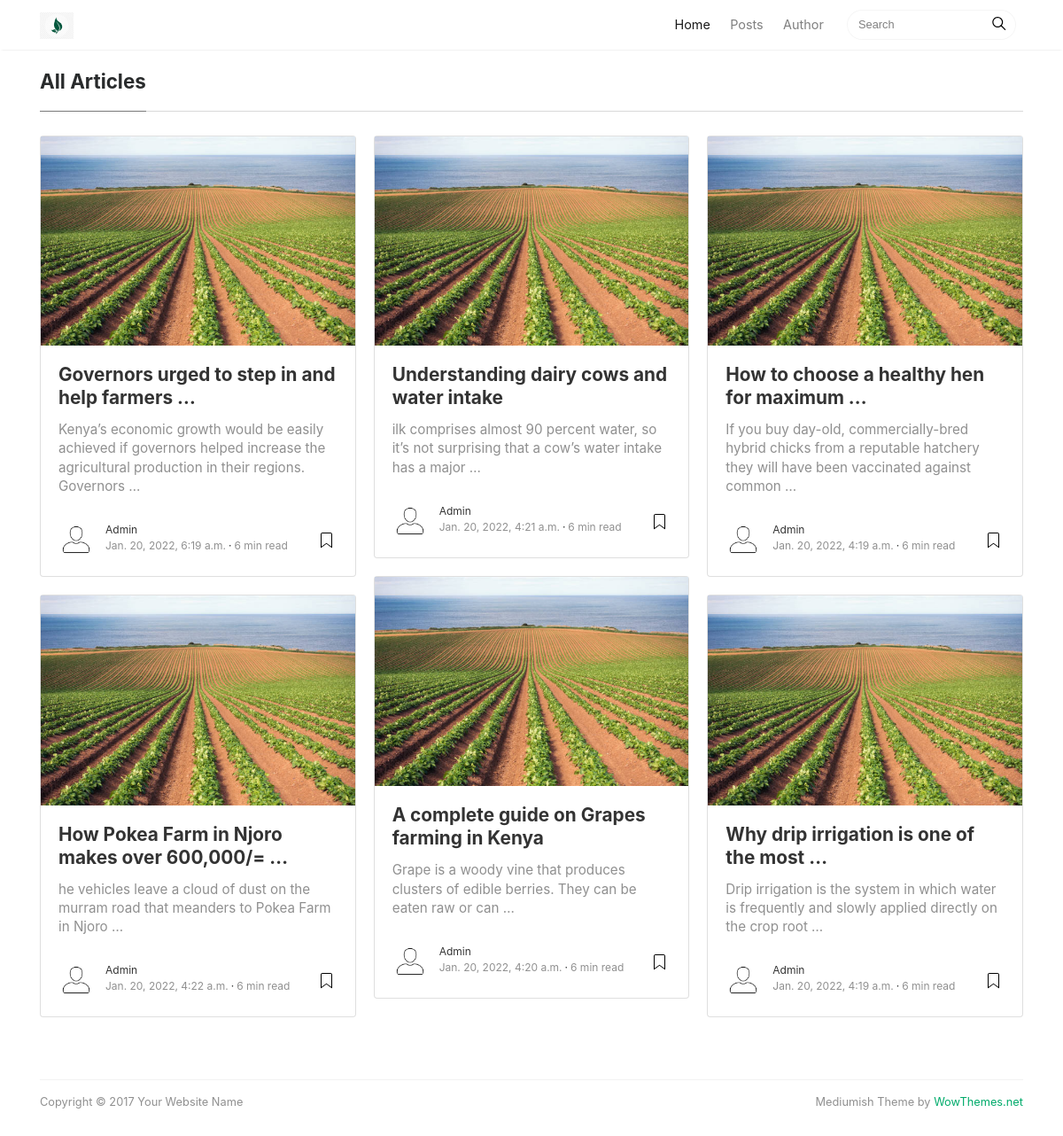
/posts/, run on an earlier commit of the app's database.
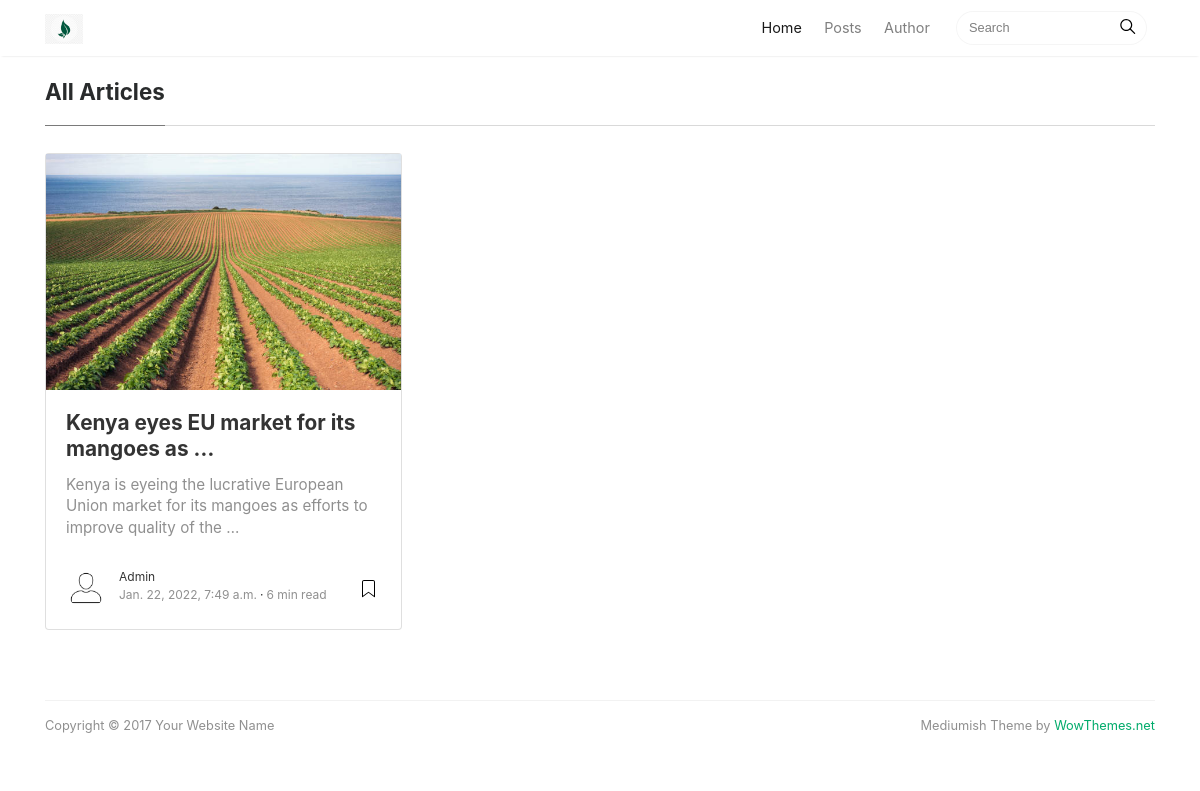
And on a later commit of the database.
### blog/models.py (models this page shows, shortened)
class Post(models.Model):
    STATUS_CHOICES = (
        ('draft', 'Draft'), ('published', 'Published')
    )
    title = models.CharField(max_length=200)
    slug = models.SlugField(max_length=200, unique_for_date= 'publish')
    author = models.ForeignKey(
        Author,
        on_delete= models.CASCADE,
        related_name= 'blog_posts'
    )
    body = models.TextField()
    tags = TaggableManager()
    thumbnail = models.ImageField(upload_to = 'uploads/')
    publish = models.DateTimeField(default=timezone.now)
    created = models.DateTimeField(auto_now_add=True)
    updated = models.DateTimeField(auto_now=True)
    featured = models.BooleanField()
    status = models.CharField(max_length=10, choices = STATUS_CHOICES, default = 'draft')
    class Meta:
        ordering = ('-publish',)
    def get_absolute_url(self):
        return reverse(
            'blog:post_detail',
            args = [
                self.publish.year,
                self.publish.month,
                self.publish.day,
                self.slug
            ]
        )

class Author(models.Model):
    user = models.OneToOneField(User, on_delete = models.CASCADE)
    profile = models.ImageField()
    def __str__(self):
        return self.user.username

### blog/views.py (the view)
# urls.py: path('posts/', views.posts, name = 'posts'),
def posts (request, tag_slug=None):
    posts = Post.objects.all()
    tag = None
    if tag_slug:
        tag = get_object_or_404(Tag, slug=tag_slug)
        posts = posts.filter(tags__in=[tag])
    context = {
        'posts': posts,
        'tag':tag
    }
    return render(request, 'posts.html', context)

### templates/posts.html (shortened to what this page needs)
{% extends 'base.html' %}
{% load static %}
{% block content %}
<div class="container">
	<section class="recent-posts">
	<div class="section-title">
		<h2>
			<span>
				{% if tag %}
				All Articles tagged with "{{ tag.name }}"
				{% else %}
				All Articles
				{% endif %}
			</span>
		</h2>
	</div>
	<div class="card-columns listrecent">
		{% for post in posts %}
		<div class="card">
			<a href="{{post.get_absolute_url}}">
				<img class="img-fluid" src="{{post.thumbnail.url}}" alt="come another time">
			</a>
			<div class="card-block">
				<h2 class="card-title"><a href="{{ post.get_absolute_url }}">{{ post.title |truncatewords:8}}</a></h2>
				<h4 class="card-text">{{ post.body|truncatewords:18|safe }}</h4>
				<div class="metafooter">
					<div class="wrapfooter">
						<span class="meta-footer-thumb">
						<a href="author.html"><img class="author-thumb" src="{{ post.author.profile.url}}" alt="Sal"></a>
						</span>
						<span class="author-meta">
						<span class="post-name"><a href="author.html">{{ post.author }}</a></span><br/>
						<span class="post-date">{{post.publish}}</span><span class="dot"></span><span class="post-read">6 min read</span>
						</span>
						<span class="post-read-more"><a href="{{ post.get_absolute_url }}" title="Read Story"></a></span>
					</div>
				</div>
			</div>
		</div>
		{% endfor %}
	</div>
	</section>
	<div class="footer">
		<p class="pull-left">
			 Copyright &copy; 2017 Your Website Name
		</p>
		<p class="pull-right">
			 Mediumish Theme by <a target="_blank" href="https://www.wowthemes.net">WowThemes.net</a>
		</p>
		<div class="clearfix">
		</div>
	</div>
</div>
{% endblock content %}

What changed in the data, as far as the page shows it:
removed Post: thumbnail (picture), title "Governors urged to step in and help farmers …", body "Kenya’s economic growth would be easily achieved if governors helped increase the agricultural production in their regions. Governors …", author.profile (picture), author "Admin", publish "Jan. 20, 2022, 6:19 a.m."
removed Post: thumbnail (picture), title "How Pokea Farm in Njoro makes over 600,000/= …", body "he vehicles leave a cloud of dust on the murram road that meanders to Pokea Farm in Njoro …", author.profile (picture), author "Admin", publish "Jan. 20, 2022, 4:22 a.m."
removed Post: thumbnail (picture), title "Understanding dairy cows and water intake", body "ilk comprises almost 90 percent water, so it’s not surprising that a cow’s water intake has a major …", author.profile (picture), author "Admin", publish "Jan. 20, 2022, 4:21 a.m."
removed Post: thumbnail (picture), title "A complete guide on Grapes farming in Kenya", body "Grape is a woody vine that produces clusters of edible berries. They can be eaten raw or can …", author.profile (picture), author "Admin", publish "Jan. 20, 2022, 4:20 a.m."
removed Post: thumbnail (picture), title "How to choose a healthy hen for maximum …", body "If you buy day-old, commercially-bred hybrid chicks from a reputable hatchery they will have been vaccinated against common …", author.profile (picture), author "Admin", publish "Jan. 20, 2022, 4:19 a.m."
removed Post: thumbnail (picture), title "Why drip irrigation is one of the most …", body "Drip irrigation is the system in which water is frequently and slowly applied directly on the crop root …", author.profile (picture), author "Admin", publish "Jan. 20, 2022, 4:19 a.m."
added Post: thumbnail (picture), title "Kenya eyes EU market for its mangoes as …", body "Kenya is eyeing the lucrative European Union market for its mangoes as efforts to improve quality of the …", author.profile (picture), author "Admin", publish "Jan. 22, 2022, 7:49 a.m."
